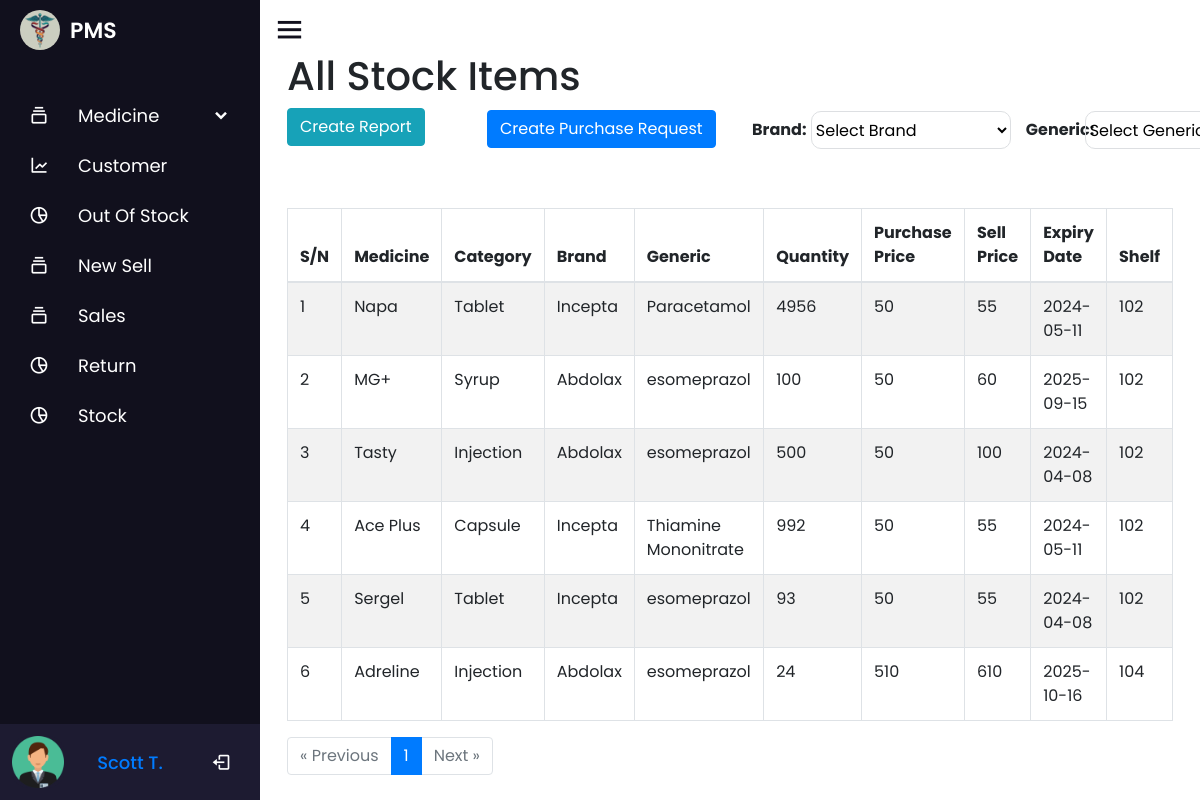
The app's page /stock.php (signed in), older data.
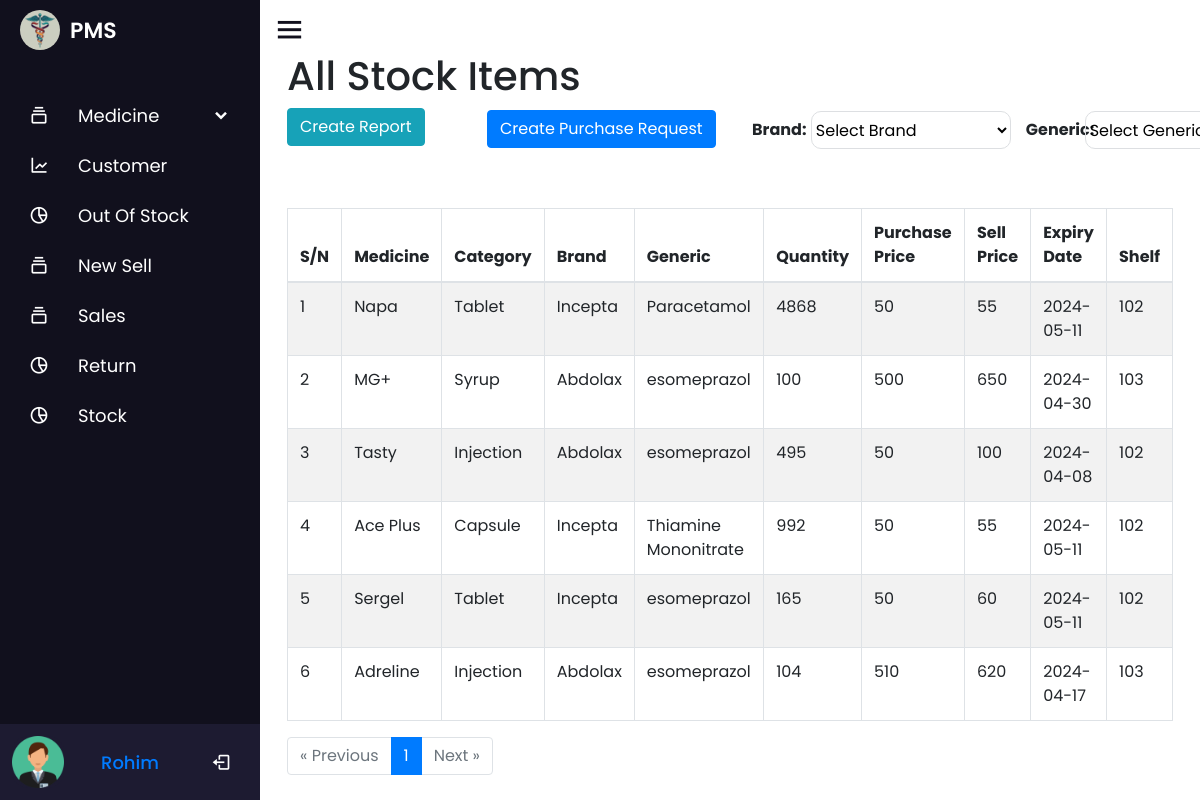
The same page, newer data.
### tables this page shows
CREATE TABLE `employee` (
  `id` int(100) NOT NULL COMMENT 'ID',
  `name` varchar(100) NOT NULL COMMENT 'Name',
  `number` int(100) NOT NULL COMMENT 'Number',
  `email` varchar(100) NOT NULL COMMENT 'Email',
  `password` varchar(100) NOT NULL,
  `role` int(10) NOT NULL,
  `date` timestamp NOT NULL DEFAULT current_timestamp()
);

CREATE TABLE `medicine_stock` (
  `stock_id` int(11) NOT NULL,
  `medicine_id` int(10) NOT NULL,
  `unit` int(10) NOT NULL,
  `expiry_date` date NOT NULL,
  `pprice` int(11) NOT NULL,
  `sprice` int(11) NOT NULL,
  `date` timestamp NOT NULL DEFAULT current_timestamp(),
  `shelf_id` int(10) NOT NULL
);

CREATE TABLE `medicine` (
  `medicine_id` int(11) NOT NULL,
  `catagory_id` int(11) NOT NULL,
  `medicine_name` varchar(100) NOT NULL,
  `brand_id` int(100) NOT NULL,
  `generic_id` int(100) NOT NULL,
  `date` timestamp NOT NULL DEFAULT current_timestamp()
);

CREATE TABLE `medicine_catagory` (
  `catagory_id` int(11) NOT NULL,
  `catagory_name` varchar(100) NOT NULL,
  `date` timestamp NOT NULL DEFAULT current_timestamp()
);

CREATE TABLE `medicine_brand` (
  `brand_id` int(11) NOT NULL,
  `brand_name` varchar(100) NOT NULL,
  `date` timestamp NOT NULL DEFAULT current_timestamp()
);

CREATE TABLE `medicine_generic` (
  `generic_id` int(11) NOT NULL,
  `generic_name` varchar(100) NOT NULL,
  `date` timestamp NOT NULL DEFAULT current_timestamp()
);

CREATE TABLE `shelf` (
  `shelf_id` int(100) NOT NULL,
  `shelf_number` int(100) NOT NULL
);

### stock.php (the view, shortened to what the rows shown need)
<?php
include 'nav/nav.php';
$results_per_page = 10;
$page = 1;
$offset = ($page - 1) * $results_per_page;
$whereClause = "";
$sql = "
        SELECT m.medicine_name, m.catagory_id, m.brand_id, m.generic_id, c.catagory_name, b.brand_name, g.generic_name, s.unit, s.pprice, s.sprice, DATE(s.expiry_date) AS expiry_date, r.shelf_number
        FROM medicine_stock s
        JOIN medicine m ON s.medicine_id = m.medicine_id
        JOIN medicine_catagory c ON m.catagory_id = c.catagory_id
        JOIN medicine_brand b ON m.brand_id = b.brand_id
        JOIN medicine_generic g ON m.generic_id = g.generic_id
        LEFT JOIN shelf r ON s.shelf_id = r.shelf_id
        $whereClause
        LIMIT $offset, $results_per_page
";
$data = mysqli_query($conn, $sql);
?>
<head>
</head>
<div class="container">
    <h1>All Stock Items</h1>
    <div id="table">
        <table id="zctb" class="display table table-striped table-bordered table-hover" cellspacing="0" width="100%">
            <thead>
                <tr>
                    <th>S/N</th>
                    <th>Medicine</th>
                    <th>Category</th>
                    <th>Brand</th>
                    <th>Generic </th>
                    <th>Quantity</th>
                    <th>Purchase Price</th>
                    <th>Sell Price</th>
                    <th>Expiry Date</th>
                    <th>Shelf</th>
                </tr>
            </thead>
            <tbody>
                <?php
                if (mysqli_num_rows($data) > 0) {
                    $c = $offset + 1;
                    while ($result = mysqli_fetch_assoc($data)) {
                        echo '
                    <tr>
                        <td>' . $c . '</td>
                        <td>' . $result['medicine_name'] . '</td>
                        <td>' . $result['catagory_name'] . '</td>
                        <td>' . $result['brand_name'] . '</td>
                        <td>' . $result['generic_name'] . '</td>
                        <td>' . $result['unit'] . '</td>
                        <td>' . $result['pprice'] . '</td>
                        <td>' . $result['sprice'] . '</td>
                        <td>' . $result['expiry_date'] . '</td>
                        <td>' . $result['shelf_number'] . '</td>
                    </tr>';
                        $c++;
                    }
                } else {
                    echo "<tr><td colspan='10'>No records found</td></tr>";
                }
                ?>
            </tbody>
        </table>
    </div>
</div>
<?php
include 'nav/footer.php';
?>

### nav/nav.php (shortened to what the rows shown need)
<?php
$db = new dbObj();
$conn =  $db->getConnstring();
$c = 0;
$p = 0;
?>
<!DOCTYPE html>
<html lang="en" dir="ltr">
<head>
  <link rel="stylesheet" href="nav/style.css">
  <link rel="stylesheet" href="css/bootstrap.min.css">
  <link rel="stylesheet" href="https://unicons.iconscout.com/release/v4.0.0/css/line.css">
  <link href='https://unpkg.com/boxicons@2.0.7/css/boxicons.min.css' rel='stylesheet'>
  <link rel="stylesheet" href="https://unicons.iconscout.com/release/v4.0.8/css/line.css">
  <link rel="stylesheet" href="https://cdnjs.cloudflare.com/ajax/libs/font-awesome/4.7.0/css/font-awesome.min.css">
  <link rel="stylesheet" href="//code.jquery.com/ui/1.13.2/themes/base/jquery-ui.css">
</head>
<body>
  <div class="sidebar">
    <?php
        if (isset($_SESSION['admin'])) {
            echo '
            <ul class="nav-links">
            <li>
                <a href="dashboard.php">
                <i class="bx bx-grid-alt"></i>
                <span class="link_name">Dashboard</span>
                </a>
                <ul class="sub-menu blank">
                <li><a class="link_name" href="dashboard.php">Dashboard</a></li>
                </ul>
            </li>
            <li>
                <a href="purchase_request.php">
                <i class="bx bx-grid-alt"></i>
                <span class="link_name">Purchase Request</span>';
                if ($p != 0) {
                    echo '<span style="position: absolute; top: -0.1px;left: 235px;padding: 0.1px 9px;border-radius: 50%;background: red;color: white;">' . $p . '</span>';
                }
            echo '</a>
                <ul class="sub-menu blank">
                <li><a class="link_name" href="purchase_request.php">Purchase Request</a></li>
                </ul>
            </li>
            <li>
                <div class="iocn-link">
                <a href="medicine_details.php">
                    <i class="bx bx-collection"></i>
                    <span class="link_name">Medicine</span>
                </a>
                <i class="bx bxs-chevron-down arrow"></i>
                </div>
                <ul class="sub-menu">
                <li><a class="link_name" href="medicine_details.php">Medicine</a></li>
                <li><a href="catagory.php">Catagory</a></li>
                <li><a href="brand.php">Brand</a></li>
                <li><a href="generic.php">Generic</a></li>
                </ul>
            </li>
            <li>
            <a href="customer.php">
              <i class="bx bx-line-chart"></i>
              <span class="link_name">Customer</span>
            </a>
            <ul class="sub-menu blank">
              <li><a class="link_name" href="customer.php">Customer</a></li>
            </ul>
          </li>
          <li>
            <a href="employee.php">
              <i class="bx bx-pie-chart-alt-2"></i>
              <span class="link_name">Employee</span>
            </a>
            <ul class="sub-menu blank">
              <li><a class="link_name" href="employee.php">Employee</a></li>
            </ul>
          </li>
          <li>
            <a href="outofstock.php">
              <i class="bx bx-pie-chart-alt-2"></i>
              <span class="link_name">Out Of Stock</span>';
                        if ($c != 0) echo '
                            <span style="position: absolute; top: -0.1px;left: 160px;padding: 0.1px 9px;border-radius: 50%;background: red;color: white;margin-left:40px;">
                            ' . $c . '</span>' ;
           echo' </a>
            <ul class="sub-menu blank">
              <li><a class="link_name" href="add_order.php">Out Of Stock</a></li>
            </ul>
          </li>
          <li>
            <div class="iocn-link">
              <a href="add_order.php">
                <i class="bx bx-collection"></i>
                <span class="link_name">New Sell</span>
              </a>
            </div>
          </li>
          <li>
            <div class="iocn-link">
              <a href="invoices.php">
                <i class="bx bx-collection"></i>
                <span class="link_name">Sales</span>
              </a>
            </div>
          </li>
          <li>
            <a href="return.php">
              <i class="bx bx-pie-chart-alt-2"></i>
              <span class="link_name">Return</span>
            </a>
            <ul class="sub-menu blank">
              <li><a class="link_name" href="return.php">Return</a></li>
            </ul>
          </li>
          <li>
            <a href="stock.php">
              <i class="bx bx-pie-chart-alt-2"></i>
              <span class="link_name">Stock</span>
            </a>
            <ul class="sub-menu blank">
              <li><a class="link_name" href="stock.php">Stock</a></li>
            </ul>
          </li>
          <li>
            ';
        }
        else if ($_SESSION['stuff']) {
          echo '
          <ul class="nav-links">
          <li>
              <div class="iocn-link">
              <a href="medicine_details.php">
                  <i class="bx bx-collection"></i>
                  <span class="link_name">Medicine</span>
              </a>
              <i class="bx bxs-chevron-down arrow"></i>
              </div>
              <ul class="sub-menu">
              <li><a class="link_name" href="medicine_details.php">Medicine</a></li>
              <li><a href="catagory.php">Catagory</a></li>
              <li><a href="brand.php">Brand</a></li>
              <li><a href="generic.php">Generic</a></li>
              </ul>
          </li>
          <li>
          <a href="customer.php">
            <i class="bx bx-line-chart"></i>
            <span class="link_name">Customer</span>
          </a>
          <ul class="sub-menu blank">
            <li><a class="link_name" href="customer.php">Customer</a></li>
          </ul>
        </li>
        <li>
          <a href="outofstock.php">
            <i class="bx bx-pie-chart-alt-2"></i>
            <span class="link_name">Out Of Stock</span>';
         echo' </a>
          <ul class="sub-menu blank">
            <li><a class="link_name" href="add_order.php">Out Of Stock</a></li>
          </ul>
        </li>
        <li>
          <div class="iocn-link">
            <a href="add_order.php">
              <i class="bx bx-collection"></i>
              <span class="link_name">New Sell</span>
            </a>
          </div>
        </li>
        <li>
          <div class="iocn-link">
            <a href="invoices.php">
              <i class="bx bx-collection"></i>
              <span class="link_name">Sales</span>
            </a>
          </div>
        </li>
        <li>
          <a href="return.php">
            <i class="bx bx-pie-chart-alt-2"></i>
            <span class="link_name">Return</span>
          </a>
          <ul class="sub-menu blank">
            <li><a class="link_name" href="return.php">Return</a></li>
          </ul>
        </li>
        <li>
          <a href="stock.php">
            <i class="bx bx-pie-chart-alt-2"></i>
            <span class="link_name">Stock</span>
          </a>
          <ul class="sub-menu blank">
            <li><a class="link_name" href="stock.php">Stock</a></li>
          </ul>
        </li>
        <li>
          ';
        }
        ?>
        <div class="profile-details">
          <div class="name-job">
            <div class="profile_name"><a class="link_name" href="profile.php"><?php
                                      $query = mysqli_query($conn, "SELECT * FROM `employee` WHERE `id`='$_SESSION[eid]'");
                                      $fetch = mysqli_fetch_array($query);
                                      echo $fetch['name'];
                                      ?></a></div>
          </div>
        </div>
      </li>
    </ul>
  </div>
  <section class="home-section">

Row changes from the older to the newer data that the page shows:
changed employee: name "Scott T." → "Rohim"
changed medicine_stock "Napa": unit "4956" → "4868"
changed medicine_stock "MG+": pprice "50" → "500"; sprice "60" → "650"; expiry_date "2025-09-15" → "2024-04-30"; shelf.shelf_number "102" → "103"
changed medicine_stock "Tasty": unit "500" → "495"
changed medicine_stock "Sergel": unit "93" → "165"; sprice "55" → "60"; expiry_date "2024-04-08" → "2024-05-11"
changed medicine_stock "Adreline": unit "24" → "104"; sprice "610" → "620"; expiry_date "2025-10-16" → "2024-04-17"; shelf.shelf_number "104" → "103"
